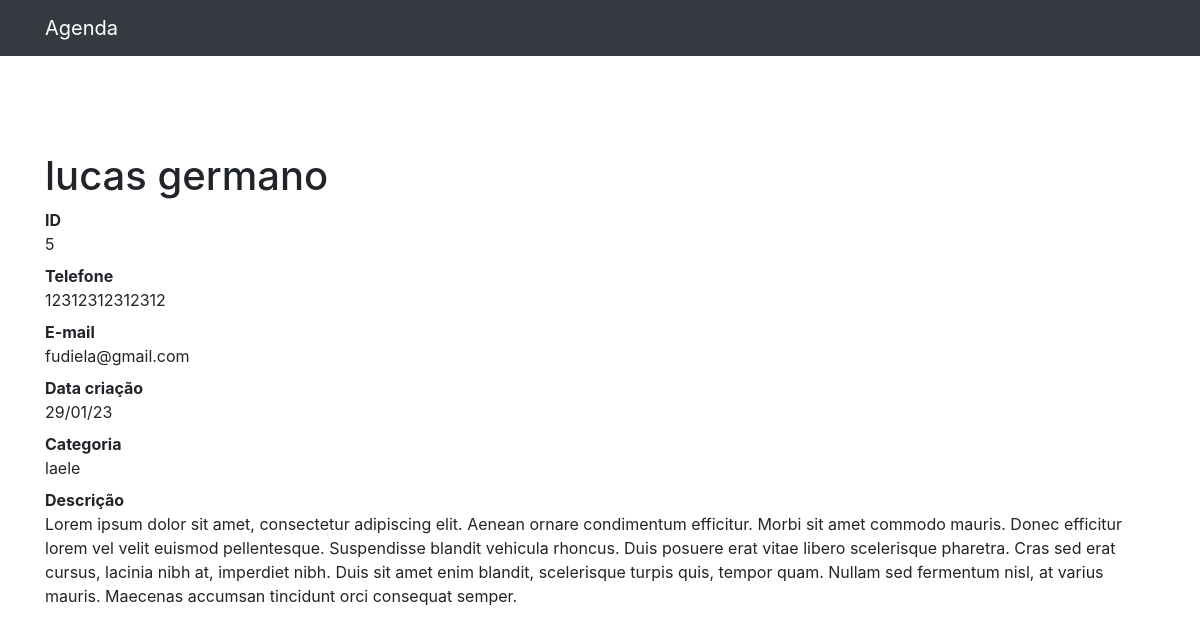
The page /5 on the database its author committed.
### contatos/models.py (models this page shows, shortened)
class contato(models.Model):
    nome = models.CharField(max_length=255)
    sobrenome = models.CharField(max_length=255,blank=True)
    telefone = models.CharField(max_length=255)
    email = models.CharField(max_length=255)
    data_criacao = models.DateTimeField(default=timezone.now)
    descricao = models.TextField(blank=True)
    categoria = models.ForeignKey(Categoria,on_delete=models.DO_NOTHING)
    mostra = models.BooleanField(default=True)
    foto = models.ImageField(blank=True,upload_to='fotos/%y/%m/')

class Categoria(models.Model):
    nome = models.CharField(max_length=255)
    def __str__(self):
        return self.nome

### contatos/views.py (the view)
# urls.py: path('<int:contato_id>',views.ver_contato,name='ver_contato')
def ver_contato(request,contato_id):
    contato1 = get_object_or_404(contato,id=contato_id)
    if not contato.mostra:
        raise Http404()
    return render(request, 'contatos/ver_contatos.html',{
    'contato':contato1
    })

### contatos/templates/contatos/ver_contatos.html (shortened to what this page needs)
{% extends 'base.html' %}
{% block conteudo %}
<h1 class="mt-5">{{contato.nome}} {{contato.sobrenome}}</h1>
<dl>
    <dt>ID</dt>
    <dd>{{contato.id}}</dd>
    <dt>Telefone</dt>
    <dd>{{contato.telefone}}</dd>
    <dt>E-mail</dt>
    <dd>{{contato.email}}</dd>
    <dt>Data criação</dt>
    <dd>{{contato.data_criacao|date:'d/m/y'}}</dd>
    <dt>Categoria</dt>
    <dd>{{contato.categoria}}</dd>
    <dt>Descrição</dt>
    <dd>
    Lorem ipsum dolor sit amet, consectetur adipiscing elit. Aenean ornare condimentum efficitur. Morbi sit amet
    commodo mauris. Donec efficitur lorem vel velit euismod pellentesque. Suspendisse blandit vehicula rhoncus.
    Duis posuere erat vitae libero scelerisque pharetra. Cras sed erat cursus, lacinia nibh at, imperdiet nibh.
    Duis sit amet enim blandit, scelerisque turpis quis, tempor quam. Nullam sed fermentum nisl, at varius
    mauris. Maecenas accumsan tincidunt orci consequat semper.
    </dd>
</dl>
{% endblock conteudo %}

### rows shown on the page
contato: nome "lucas", sobrenome "germano", id "5", telefone "12312312312312", email "fudiela@gmail.com", data_criacao "29/01/23", categoria "laele"
